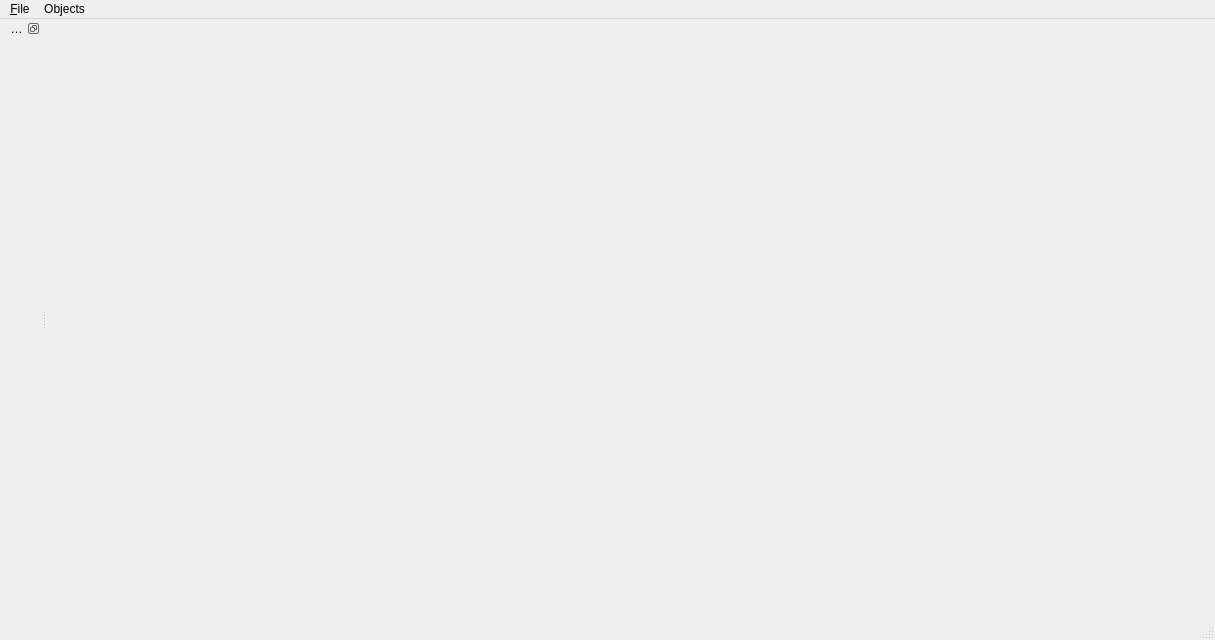
<?xml version="1.0" encoding="UTF-8"?>
<ui version="4.0">
 <class>MainWindow</class>
 <widget class="QMainWindow" name="MainWindow">
  <property name="geometry">
   <rect>
    <x>0</x>
    <y>0</y>
    <width>1215</width>
    <height>640</height>
   </rect>
  </property>
  <property name="windowTitle">
   <string>Flow3D Viewer</string>
  </property>
  <widget class="QWidget" name="centralwidget">
   <layout class="QGridLayout" name="gridLayout">
    <item row="0" column="0">
     <widget class="GLWidget" name="scene" native="true">
      <layout class="QGridLayout" name="gridLayout_2">
       <property name="margin">
        <number>0</number>
       </property>
       <property name="spacing">
        <number>0</number>
       </property>
      </layout>
     </widget>
    </item>
   </layout>
  </widget>
  <widget class="QMenuBar" name="menubar">
   <property name="geometry">
    <rect>
     <x>0</x>
     <y>0</y>
     <width>1215</width>
     <height>21</height>
    </rect>
   </property>
   <widget class="QMenu" name="menu_File">
    <property name="title">
     <string>&amp;File</string>
    </property>
    <addaction name="action_close"/>
   </widget>
   <widget class="QMenu" name="menuObjects">
    <property name="title">
     <string>Objects</string>
    </property>
   </widget>
   <addaction name="menu_File"/>
   <addaction name="menuObjects"/>
  </widget>
  <widget class="QStatusBar" name="statusbar"/>
  <widget class="QDockWidget" name="properties">
   <property name="sizePolicy">
    <sizepolicy hsizetype="Preferred" vsizetype="Preferred">
     <horstretch>173</horstretch>
     <verstretch>0</verstretch>
    </sizepolicy>
   </property>
   <property name="autoFillBackground">
    <bool>false</bool>
   </property>
   <property name="floating">
    <bool>false</bool>
   </property>
   <property name="features">
    <set>QDockWidget::DockWidgetFloatable|QDockWidget::DockWidgetMovable</set>
   </property>
   <property name="allowedAreas">
    <set>Qt::LeftDockWidgetArea|Qt::RightDockWidgetArea</set>
   </property>
   <property name="windowTitle">
    <string>  Properties</string>
   </property>
   <attribute name="dockWidgetArea">
    <number>1</number>
   </attribute>
   <widget class="QWidget" name="propertiesContents">
    <layout class="QGridLayout" name="gridLayout_3"/>
   </widget>
  </widget>
  <action name="action_close">
   <property name="text">
    <string>&amp;Close</string>
   </property>
   <property name="shortcut">
    <string>Ctrl+Q</string>
   </property>
  </action>
  <zorder>properties</zorder>
 </widget>
 <customwidgets>
  <customwidget>
   <class>GLWidget</class>
   <extends>QWidget</extends>
   <header>QtExtensions/GLWidget.h</header>
   <container>1</container>
   <slots>
    <signal>signTextOut(QString)</signal>
    <signal>signFrameRate(int)</signal>
    <signal>signFrameRateRT(int)</signal>
    <signal>signFrameRateRTmax(int)</signal>
    <signal>signFrameRateUpdateGraph()</signal>
    <signal>signFrameRateGraphInsertData(int)</signal>
    <signal>signFrameRateGraphSetDomain(double)</signal>
    <slot>setTimerAvgTime(int)</slot>
    <slot>enableBenchFPS(bool)</slot>
    <slot>slotToggleStereo()</slot>
    <slot>slotToggleRun()</slot>
    <slot>slotSetViewSetWorkspace()</slot>
    <slot>slotSetViewSetProject()</slot>
    <slot>slotSetViewSetFront()</slot>
    <slot>slotSetViewSetSide()</slot>
    <slot>slotSetViewSetTop()</slot>
    <slot>slotClearModKeys()</slot>
   </slots>
  </customwidget>
 </customwidgets>
 <resources/>
 <connections/>
</ui>
